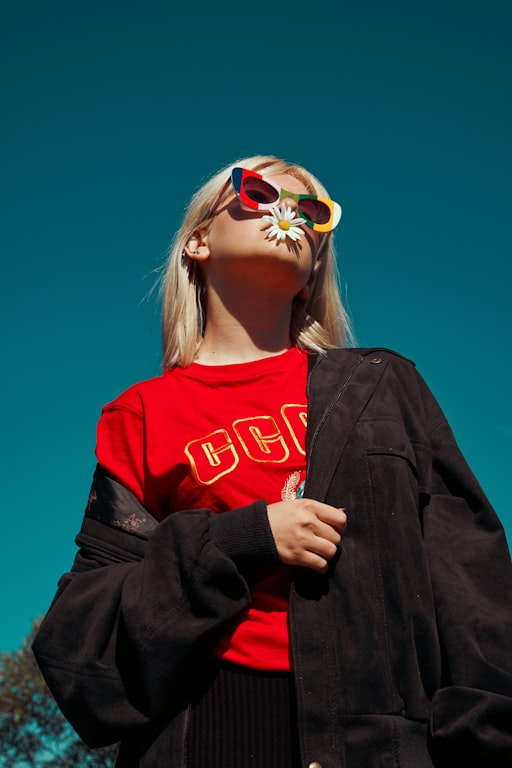
#> input picture packages/frontend/scripts/vton-person.jpg, 512 x 768 px
$ python -i image_compression.py   (imports and definitions only)
#> lines starting #> are read from the running program, lines starting #| are printed output that depends on the picture
import io
import logging
from typing import Optional
from PIL import Image


class ImageCompressor:
    """Utility class for compressing images to meet size requirements"""

    def __init__(self, max_size_mb: int = 50):
        self.max_size_mb = max_size_mb
        self.max_size_bytes = max_size_mb * 1024 * 1024
        self.logger = logging.getLogger(__name__)

    def compress_if_needed(self, image_data: bytes) -> bytes:
        """
        Compress image if it exceeds size limit

        Args:
            image_data: Original image data

        Returns:
            Compressed image data (or original if under limit)
        """
        if len(image_data) <= self.max_size_bytes:
            self.logger.info(f"Image size {len(image_data)} bytes is within limit")
            return image_data

        self.logger.info(
            f"Image size {len(image_data)} bytes exceeds {self.max_size_mb}MB limit, compressing..."
        )

        try:
            compressed_data = self._compress_image(image_data)
            if compressed_data:
                compression_ratio = len(compressed_data) / len(image_data)
                self.logger.info(
                    f"Compressed image from {len(image_data)} to {len(compressed_data)} bytes "
                    f"(ratio: {compression_ratio:.2f})"
                )
                return compressed_data
            else:
                self.logger.warning("Failed to compress image, returning original")
                return image_data
        except Exception as e:
            self.logger.error(f"Error compressing image: {str(e)}")
            return image_data

    # [111 lines left out: functions _compress_image, _get_compression_strategies, _apply_compression_strategy, _extreme_compression, not called in this run]

>>> import cv2
>>> picture = cv2.imread('../../../../../frontend/scripts/vton-person.jpg', cv2.IMREAD_GRAYSCALE)
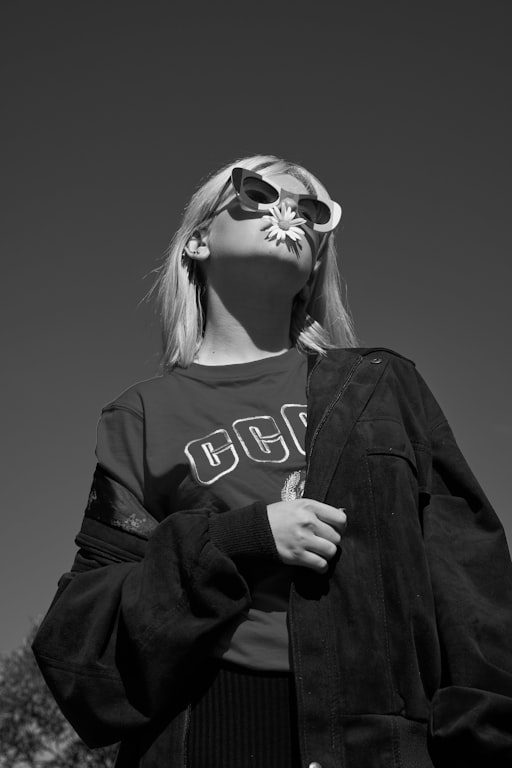
#> picture: shape (768, 512); min 0, max 255, mean 55.1
>>> result = ImageCompressor().compress_if_needed(picture)
